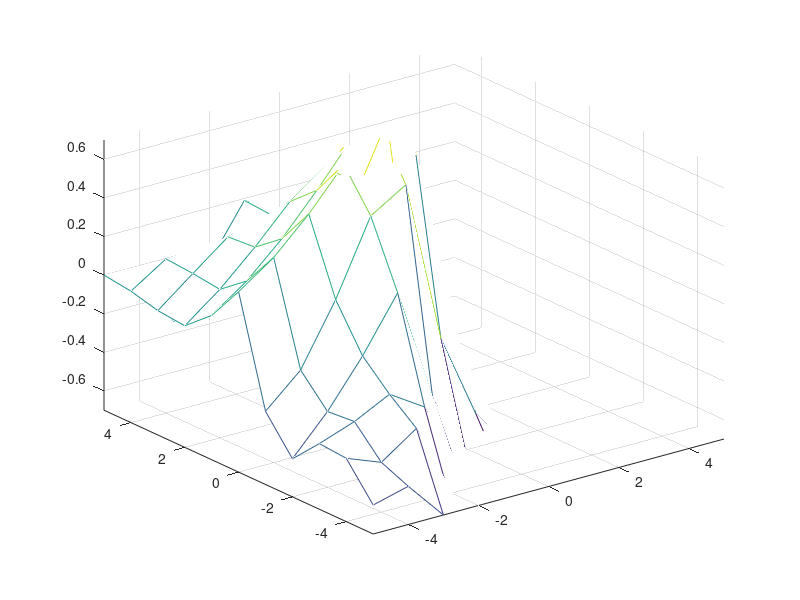

MATLAB code to generate this figure:
%original function
X = [-5:1:5]';
Y = X;
Z = exp(-X .* X * 0.1) * exp(-Y .* Y * 0.1)' - 0.5;
mesh (X, Y, Z);
axis([-5 5 -5 5 -0.7 0.7]);

%reshape function
[gridsize, gridsize] = size(Z);
ndata = gridsize * gridsize;
targets = reshape (Z, 1, ndata);
[xx, yy] = meshgrid(X, Y);
patterns = [reshape(xx, 1, ndata); reshape(yy, 1, ndata)];

permute = randperm(ndata);
[junk,pos]=sort(permute);
patterns = patterns(:,permute);
targets = targets(:,permute);

% BP ANN
[insize, ndata] = size(patterns);
[outsize, ndata] = size(targets);
itr = 500;
layer = 2;
hidden = 65;

%initial data & weights
x = [patterns; ones(1, ndata)];
w = [randn(hidden,insize), zeros(hidden,1)];
v = [randn(outsize,hidden), zeros(outsize,1)];
eta = 0.1;
alpha = 0.9;
dw = 0;
dv = 0;

error = [];

for i = 1:itr
    %forward pass
    hin = w * x;
    hout = [2./ (1+exp(-hin)) - 1 ; ones(1,ndata)];

    oin = v * hout;
    out = 2./ (1+exp(-oin)) - 1;

    %backward pass
    delta_o = (out - targets) .* ((1 + out) .* (1 - out)) * 0.5;
    delta_h = (v' * delta_o) .* ((1 + hout) .* (1 - hout)) * 0.5;
    delta_h = delta_h(1:hidden, :); %removing extra row

    %weight update
    dw = (dw .* alpha) - (delta_h * x') .* (1-alpha);
    dv = (dv .* alpha) - (delta_o * hout') .* (1-alpha);
    w = w + dw .* eta;
    v = v + dv .* eta;
    
    %plot seperation
    zz = out(:,pos);
    zz = reshape(zz, gridsize, gridsize);
    mesh(X, Y, zz);
    axis([-5 5 -5 5 -0.7 0.7]);
    drawnow;
end

